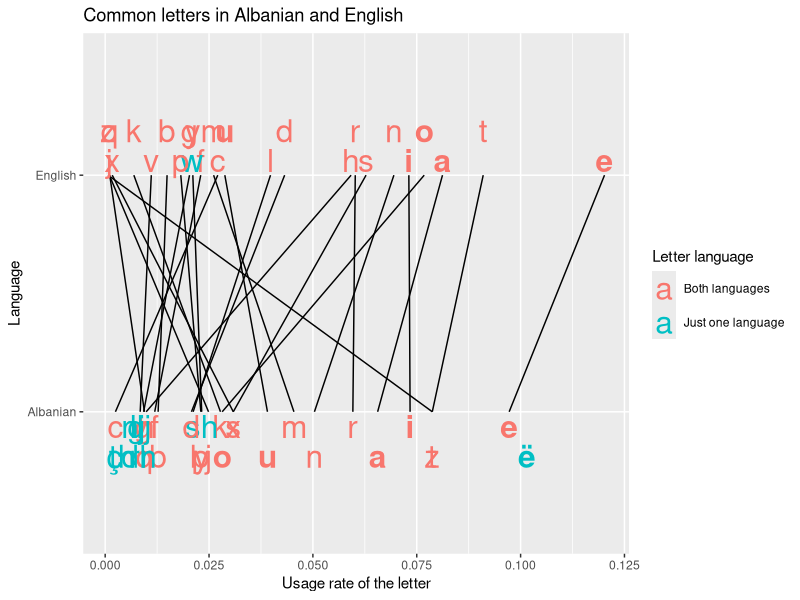

Here is the R script that generated this plot:
#!/usr/bin/env Rscript
library(ggplot2)

f <- read.csv('frequencies.csv', stringsAsFactors = FALSE)
f$p <- f$percent / 100
f$percent <- NULL
f$language <- factor(f$language, levels = c('al', 'en'))

vowels <- c('a','e','i','o','u','ë')
common.letters <- intersect(f[f$language == 'al','letter'],
                            f[f$language == 'en','letter'])

f$unique <- f$letter %in% common.letters
f$unique <- factor(f$unique, levels = c(TRUE, FALSE))
f$vowel <- f$letter %in% vowels

levels(f$language) <- c('Albanian', 'English')
levels(f$unique) <- c('Both languages', 'Just one language')

scale <- 1.25
f$ylabel <- 1.5 + ((as.numeric(f$language) - 1.5 + c(-0.05, 0.05)) * scale)
p <- ggplot(f) +
       aes(group = letter, x = p, label = letter) +
       geom_line(aes(y = language)) +
       geom_text(aes(y = ylabel, ymax = ylabel,
                     color = unique, fontface = as.numeric(vowel) + 1),
                 position = 'dodge', size = 8) +
                #position = position_stack(height = 0))
       ggtitle('Common letters in Albanian and English') +
       xlab('Usage rate of the letter') +
       ylab('Language') +
       scale_color_discrete('Letter language')

ggsave('letter-usage.png', p, width = 16, height = 9)
